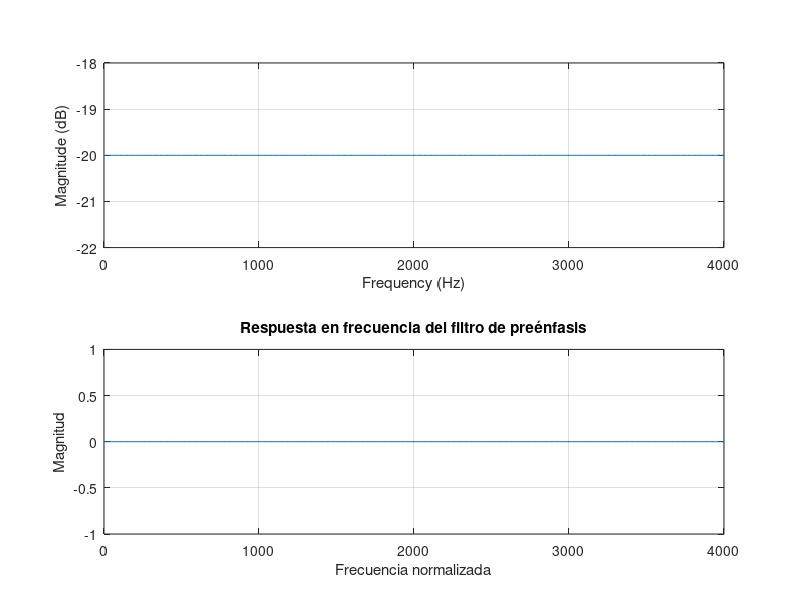

MATLAB code for this plot: (Note: this script raises an error after producing the figure.)
close all
clear
clc

% Establecer la frecuencia de muestreo
fs = 8000;

% Factor de preénfasis
alpha = 0.9;

% Graficar la respuesta en frecuencia del filtro de preénfasis
figure(1);
freqz(1-alpha, 1, 512, fs);
title('Respuesta en frecuencia del filtro de preénfasis');
xlabel('Frecuencia normalizada');
ylabel('Magnitud');

% Comentar las siguientes líneas si no se desea cargar un archivo de audio
%vos = load("ECG.txt");

% Grabar audio
grabacion = audiorecorder();
tiempo = 1; % Tiempo de grabación en segundos
recordblocking(grabacion, tiempo);
play(grabacion); % Reproducir la grabación

% Obtener los datos de audio grabados
vos = getaudiodata(grabacion);

% Comentar la siguiente línea si no se desea truncar los datos de audio
%vos = vos(1:705);

% Graficar la señal de voz original
figure(2);
subplot(2, 1, 1);
plot(vos);
xlabel('Muestras');
ylabel('Amplitud');
title('Señal de voz original');

% Aplicar el filtro de preénfasis
y = filter(1-alpha, 1, vos);

% Graficar la señal de voz filtrada
subplot(2, 1, 2);
plot(y);
xlabel('Muestras');
ylabel('Amplitud');
title('Señal de voz filtrada');

% Calcular y graficar los espectros de la señal original y filtrada
figure(3);
n = length(vos);
axk = abs(fft(vos.*hamming(n)')) / n;
ayk = abs(fft(y.*hamming(n)')) / n;
f = (0:n/2) * fs / n;
axk(2:n) = 2 * axk(2:n);
ayk(2:n) = 2 * ayk(2:n);

subplot(2, 1, 1);
plot(f, axk(1:n/2+1));
xlabel('Frecuencia (Hz)');
ylabel('Magnitud');
title('Espectro de la señal de voz original');

subplot(2, 1, 2);
plot(f, ayk(1:n/2+1));
xlabel('Frecuencia (Hz)');
ylabel('Magnitud');
title('Espectro de la señal de voz filtrada');